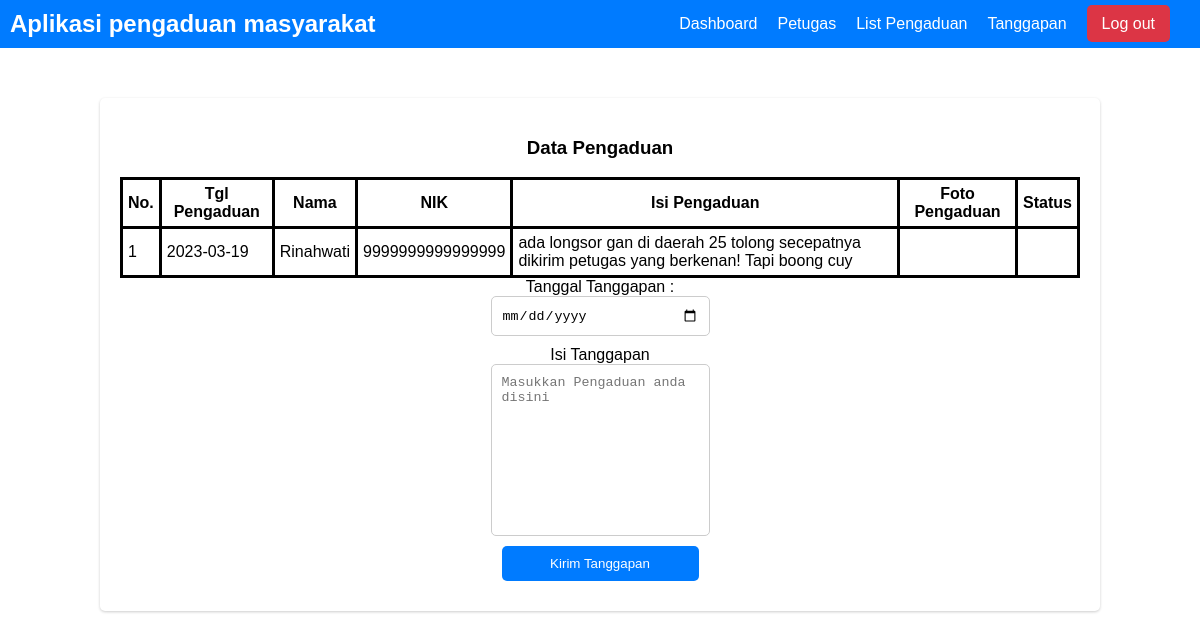
The app's page /admin/tanggapi.php?id=17 (signed in) with its own data.
### tables this page shows
CREATE TABLE `pengaduan` (
  `id_pengaduan` int NOT NULL,
  `tgl_pengaduan` date NOT NULL,
  `nik` char(16) NOT NULL,
  `isi_laporan` text NOT NULL,
  `foto` varchar(255) DEFAULT NULL,
  `status` enum('0','proses','selesai') NOT NULL
);

CREATE TABLE `masyarakat` (
  `nik` char(16) NOT NULL,
  `nama` varchar(35) NOT NULL,
  `username` varchar(25) NOT NULL,
  `password` varchar(32) NOT NULL,
  `telp` varchar(13) NOT NULL
);

### admin/tanggapi.php (the view, shortened to what this page needs)
<?php
    include "../koneksi.php";
?>
<!DOCTYPE html>
<html lang="en">
<?php include 'templates/head.php' ?>
<body>
<?php include 'templates/nav.php'?>
<div class="card">
    <div class="card-body">
        <h3 class="h3">Data Pengaduan</h3>
        <table class="table list">
            <tr>
                <th class="tlist">No.</th>
                <th class="tlist">Tgl Pengaduan</th>
                <th class="tlist">Nama</th>
                <th class="tlist">NIK</th>
                <th class="tlist">Isi Pengaduan</th>
                <th class="tlist">Foto Pengaduan</th>
                <th class="tlist">Status</th>
            </tr>
                <?php
                    $no = 1;
                    $id = $_GET['id'];
                    $query = mysqli_query($kon, "SELECT pengaduan.*, masyarakat.* FROM pengaduan LEFT JOIN masyarakat ON pengaduan.nik = masyarakat.nik WHERE id_pengaduan = '$id' " );
                    while($data = mysqli_fetch_array($query)){
                ?>
            <tr>
                        <td class="tlist"><?php echo $no++ ?></td>
                        <td class="tlist"><?php echo $data['tgl_pengaduan'] ?></td>
                        <td class="tlist"><?php echo $data['nama'] ?></td>
                        <td class="tlist"><?php echo $data['nik'] ?></td>
                        <td class="tlist"><?php echo $data['isi_laporan'] ?></td>
                        <td class="tlist"><img src="../user/gambar/<?php echo $data['foto'] ?>" alt="" width="200px"></td>
                        <td class="tlist"><?php
                        ?></td>
            </tr>
                <?php } ?>
        </table>
            <form method="post" enctype="multipart/form-data">
            <tr>
                <td>
                    <label for="">Tanggal Tanggapan :</label>
                    <input type="date" class="form-control mt-3" name="tgl" required>
                </td>
            </tr>
            <tr>
            <td>
                    <label for="">Isi Tanggapan</label>
                    <textarea name="isi"  required rows="10" placeholder="Masukkan Pengaduan anda disini" class="form-control mt-3"></textarea>
                </td>
            </tr>
            <tr>
                <td>
            <button class="form-control mt-3 btn btn-success" type="submit">Kirim Tanggapan</button>
                </td>
            </tr>
            </form>
    </div>
</div>
</body>
</html>

### assets/style.css (style rules this page uses)
body { background-image: url("bg.jpg"); background-size: cover; font-family: Arial, sans-serif; margin: 0; padding: 0; }
.h3 { color: black; }
form { display: flex; flex-direction: column; align-items: center; }
.form-control { padding: 10px; border-radius: 5px; border: 1px solid #ccc; width: 100%; margin-bottom: 10px; }
.btn { background-color: #007bff; color: #fff; border: none; padding: 10px 20px; border-radius: 5px; cursor: pointer; width: 100%; }
.card { background-color: #fff; border-radius: 5px; box-shadow: 0px 1px 3px rgba(0, 0, 0, 0.2); min-width: 400px; max-width: 80%; margin: 0 auto; padding: 20px; margin-top: 50px; margin-bottom: 50px; }
.card-body { display: flex; flex-direction: column; align-items: center; }
textarea { resize: none; }
.list { border-collapse: collapse; }
.table { border-collapse: collapse; }
.tlist { border: 3px solid black; padding: 5px; }

### records on screen
pengaduan: tgl_pengaduan "2023-03-19", nik.nama "Rinahwati", nik.nik "9999999999999999", isi_laporan "ada longsor gan di daerah 25 tolong secepatnya dikirim petugas yang berkenan! Tapi boong cuy"
